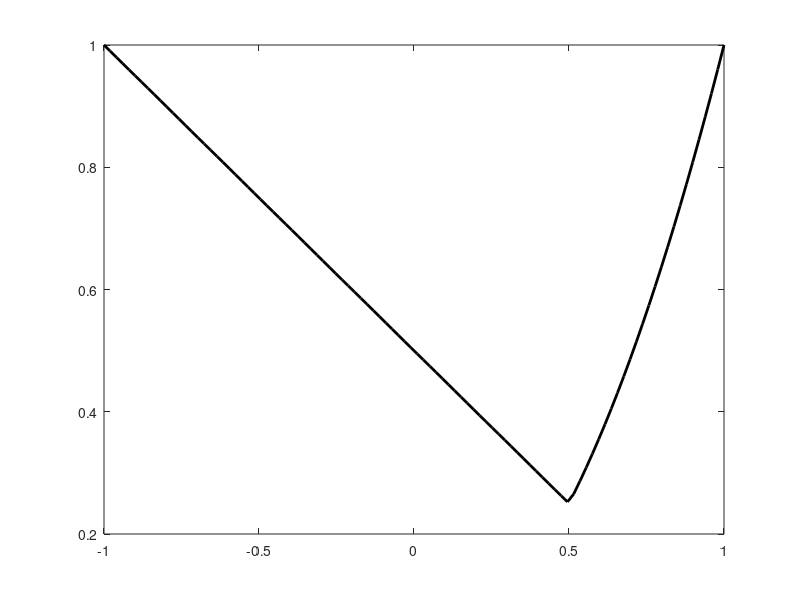

Reproduce this figure in MATLAB. (Note: this script raises an error after producing the figure.)
clear all;clc;
format short  % Display output upto 4 digits

% Define objective function
f=@(x) (x<1/2).*((1-x)./2)+(x>=0.5).*(x.^2);
L = -1;       % Input Lower limit
R = 1;        % Input upper limit
n = 6;        % Nember of iterations

% Plot the function
t = linspace(L,R,100);
plot(t,f(t),'k','LineWidth',2);

% Compute Fibonacci Series
Fib = ones(1,n);   % Set all 1 initially
for i = 3:n+1
    Fib(i)=Fib(i-1)+Fib(i-2);
end
for k=1:n         % Fibonacci Ratio
    ratio =(Fib(n+1-k)./Fib(n+2-k));
    x2 = L+ratio.*(R-L); % Compute x2
    x1 = L+R-x2;         % Compute x1
    fx1 = f(x1);         % Compute f(x1)
    fx2 = f(x2);         % Compute f(x2)
    rsl(k,:)=[L R x1 x2 fx1 fx2]; %For printing purpose
    if fx1<fx2           % Look for "Minimum"
        R = x2;          % Update R
    elseif fx1>fx2
        L = x1;          % Update L
    elseif fx1==fx2
        if min(abs(x1),abs(L))==abs(L)
            R=x2;        % Update R
        else
            l=x1;        % Update L
        end
    end                  % End "if-else" loop
end                      % End "for k=1:n" loop

% Printing the Results
Variables={'L','R','x1','x2','fx1','fx2'};
Resl= array2table(rsl);  % Compute Array to Table
Resl.Properties.VariableNames(1:size(Resl,2)) = Variables;

% Compute & Print Optimal Result
xopt=(L+R)/2;            % Optimal "x"(mid-point of L & R)
fopt=f(xopt);            % Optimal value of f(x)
fprintf('Optimal value of x = %f \n',xopt);
fprintf('Optimal value of f(x) = %f \n',fopt);